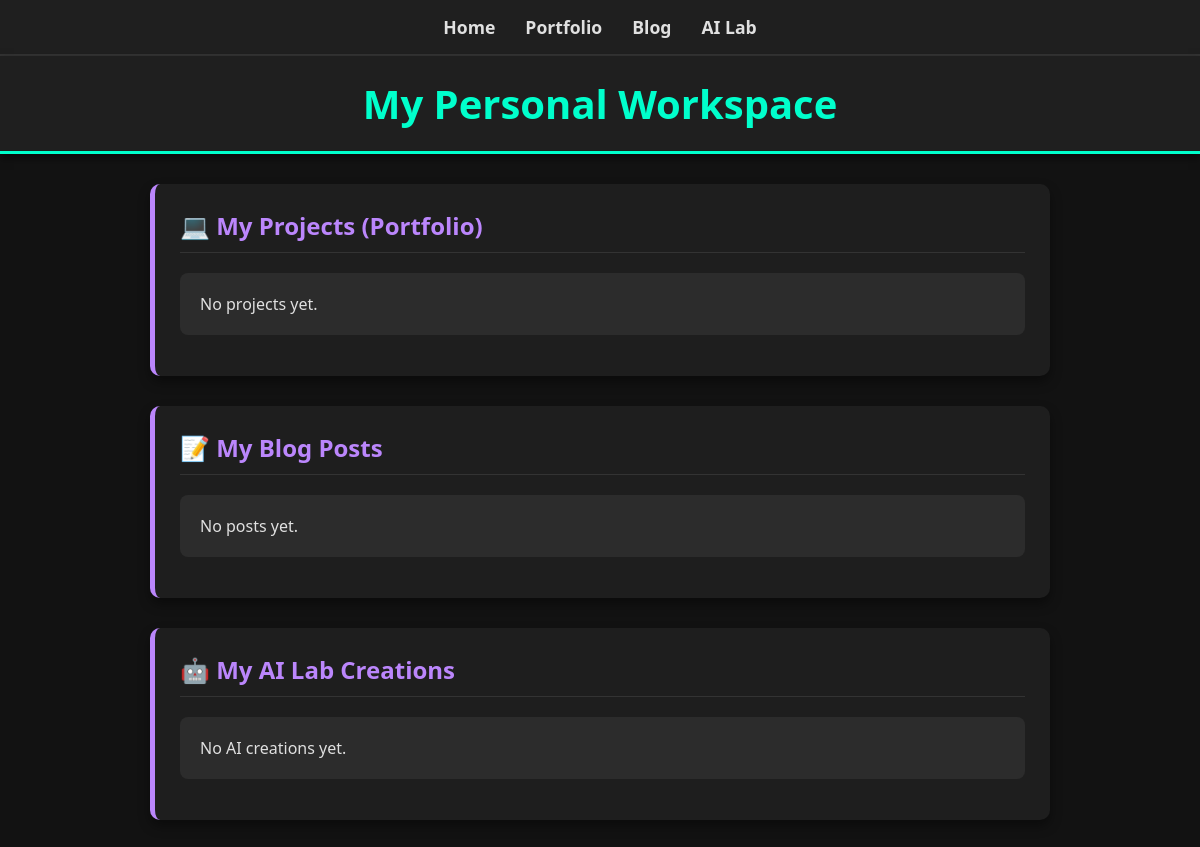
The app's page /, older data.
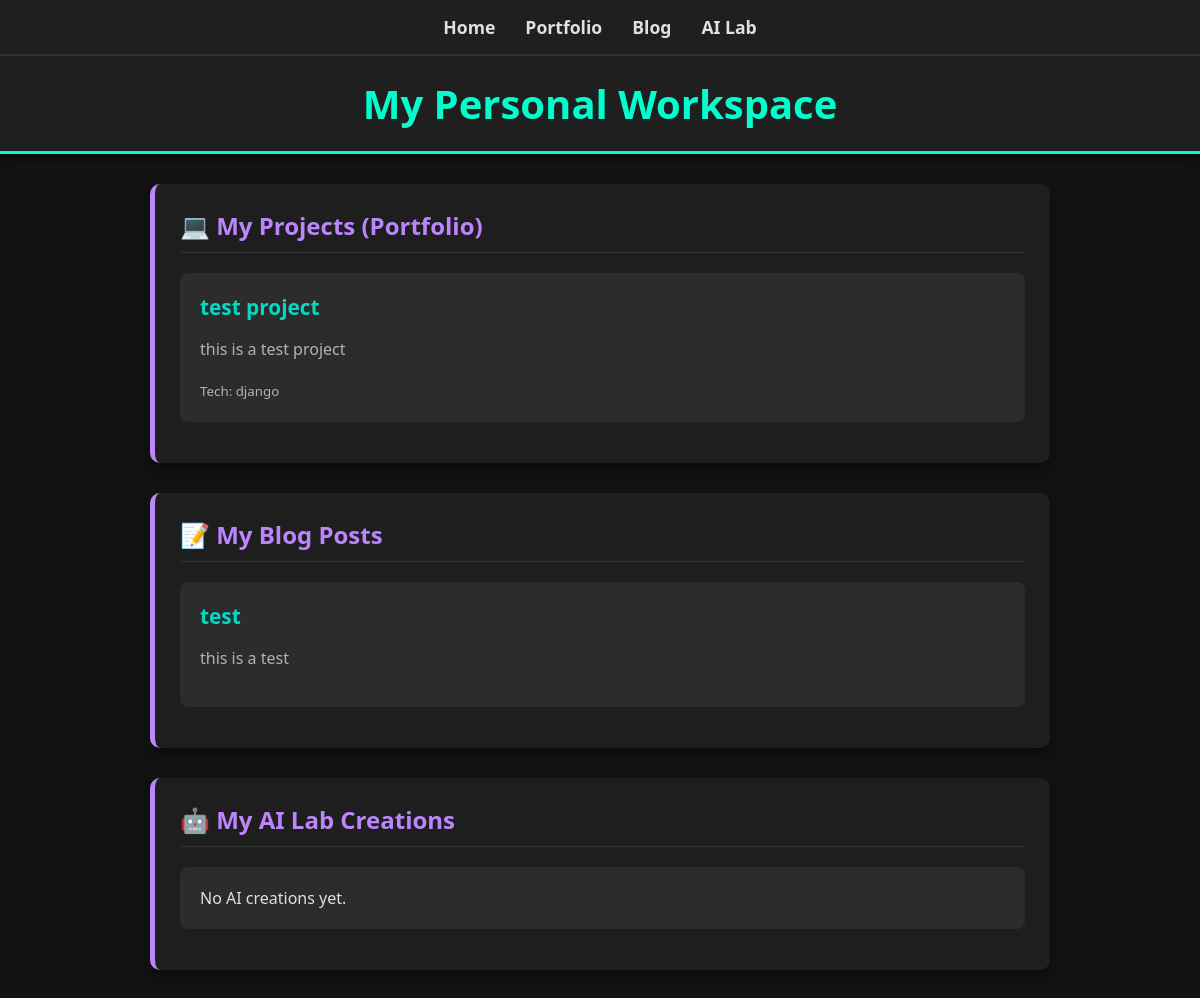
The same page, newer data.
### portfolio/models.py (models this page shows, shortened)
class Project(models.Model):
    title = models.CharField(max_length=200)
    description = models.TextField()
    technology = models.CharField(max_length=100)
    link = models.URLField(blank=True)
    image = models.ImageField(upload_to='portfolio_images/', blank=True, null=True)

### blog/models.py (models this page shows, shortened)
class Post(models.Model):
    title = models.CharField(max_length=200)
    content = models.TextField()
    created_on = models.DateTimeField(auto_now_add=True)
    image = models.ImageField(upload_to='blog_images/', blank=True, null=True)

### portfolio/views.py (the view)
# urls.py: path('',views.home_page,name='home'),
def home_page(request):
    projects = Project.objects.all()
    posts = Post.objects.all()
    ai_creation = AICreation.objects.all()
    context = {'projects':projects,
               'posts':posts,
               'ai_creation':ai_creation}
    return render(request, 'home.html', context)

### templates/home.html
{% extends 'base.html' %}
{% block content %}
<div class="container">
    <div class="section-card">
        <h2>💻 My Projects (Portfolio)</h2>
        <ul>
            {% for project in projects %}
                <li>
                    <strong>{{ project.title }}</strong>
                    <p>{{ project.description }}</p>
                    <small>Tech: {{ project.technology }}</small>
                </li>
            {% empty %}
                <li>No projects yet.</li>
            {% endfor %}
        </ul>
    </div>
    <div class="section-card">
        <h2>📝 My Blog Posts</h2>
        <ul>
            {% for post in posts %}
                <li>
                    <strong>{{ post.title }}</strong>
                    <p>{{ post.content }}</p>
                </li>
            {% empty %}
                <li>No posts yet.</li>
            {% endfor %}
        </ul>
    </div>
    <div class="section-card">
        <h2>🤖 My AI Lab Creations</h2>
        <ul>
            {% for ai in ai_creations %}
                <li>
                    <strong>{{ ai.title }}</strong>
                    <small style="float: right;">Type: {{ ai.creation_type }}</small>
                    <p>{{ ai.description }}</p>
                </li>
            {% empty %}
                <li>No AI creations yet.</li>
            {% endfor %}
        </ul>
    </div>
</div>
{% endblock %}

Row changes from the older to the newer data that the page shows:
added Project: title "test project", description "this is a test project", technology "django"
added Post: title "test", content "this is a test"
Text that changed along with them:
text no longer shown: "No projects yet. No posts yet."
